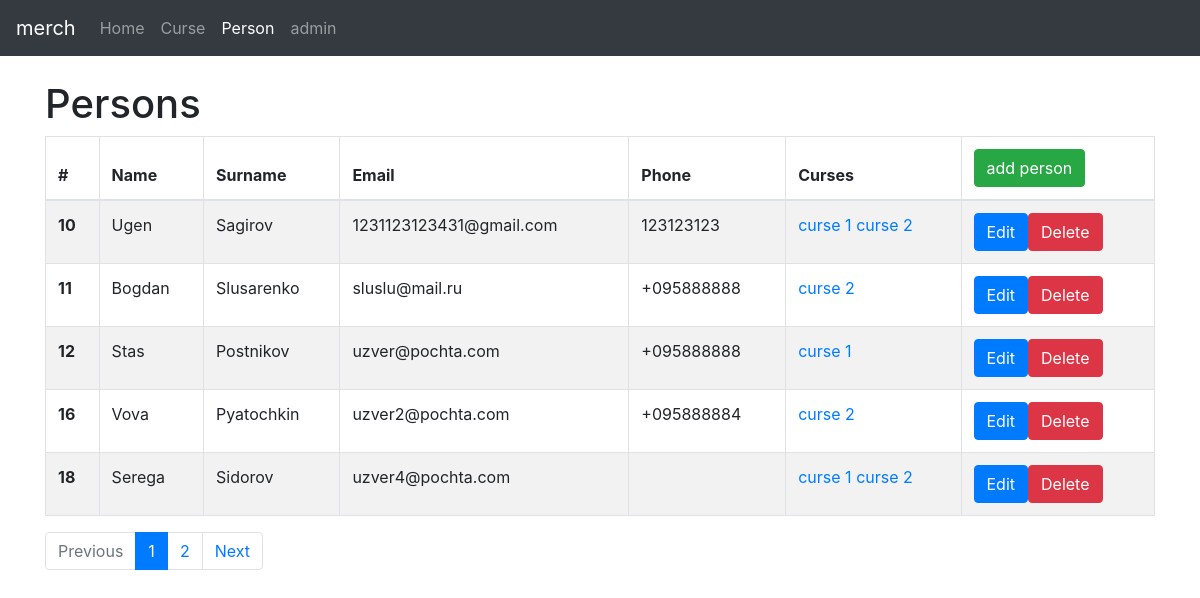
The app's page /person/ with its own data.
### person/models.py (models this page shows, shortened)
class Person(models.Model):
	name = models.CharField(max_length=255)
	surname = models.CharField(max_length=255)
	date_of_birth = models.DateField()
	email = models.EmailField()
	phone = models.CharField(max_length=255, blank=True)
	curse = models.ManyToManyField(Curse, blank=True)

class Curse(models.Model):
	name = models.CharField(max_length=255)
	info = models.TextField()

### person/views.py (the view)
# urls.py: url(r'$', Personlist.as_view(), name = 'person'),
class Personlist(ListView):
	model = Person
	context_object_name = 'curse'
	paginate_by = 5

### templates/person/person_list.html (shortened to what this page needs)
{%extends "baselist.html" %}
{% block person %} active {% endblock %}
{% block nameList %}Persons{% endblock %}
{% block list %}
<thead>
  <tr>
    <th> # </th>
    <th> Name </th>
    <th> Surname </th>
    <th> Email </th>
    <th> Phone </th>
    <th> Curses </th>
    <th><a href="addperson/"><button type="button" class="btn btn-success">add person</button></a></th>
  </tr>
</thead>
<tbody>
  {%for person in object_list %}
  <tr>
    <th scope="row">{{ person.id }} </th>
    <td>{{ person.name }} </td>
    <td>{{ person.surname }}</td>
    <td>{{ person.email }}</td>
    <td>{{ person.phone }}</td>
    <td>
      {%for curse in person.curse.all %}
      <a href="/curse/{{curse.id}}"> {{ curse.name }} </a>
      {%endfor%}
    </td>
    <td>
      <div class="btn-group" role="group" aria-label="...">
        <a href="editperson/{{person.id}}/"><button type="button" class="btn btn-primary">Edit</button></a>
        <a href="deleteperson/{{person.id}}/"><button type="button" class="btn btn-danger">Delete</button></a>
      </div>
    </td>
  </tr>
  {%endfor%}
</tbody>
{% endblock list %}

### records on screen
Person: id "10", name "Ugen", surname "Sagirov", email "1231123123431@gmail.com", phone "123123123"
Curse: name "curse 1"
Curse: name "curse 2"
Person: id "11", name "Bogdan", surname "Slusarenko", email "sluslu@mail.ru", phone "+095888888"
Person: id "12", name "Stas", surname "Postnikov", email "uzver@pochta.com", phone "+095888888"
Person: id "16", name "Vova", surname "Pyatochkin", email "uzver2@pochta.com", phone "+095888884"
Person: id "18", name "Serega", surname "Sidorov", email "uzver4@pochta.com"

### other values on screen
{{ i }} "1"
{{ i }} "2"
